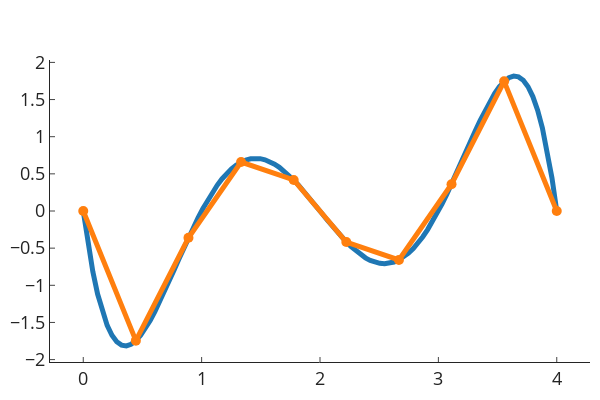

Source (notebook cell):
### Code cell
plot([x, xhat], [y, yhat], "sample.pdf")
